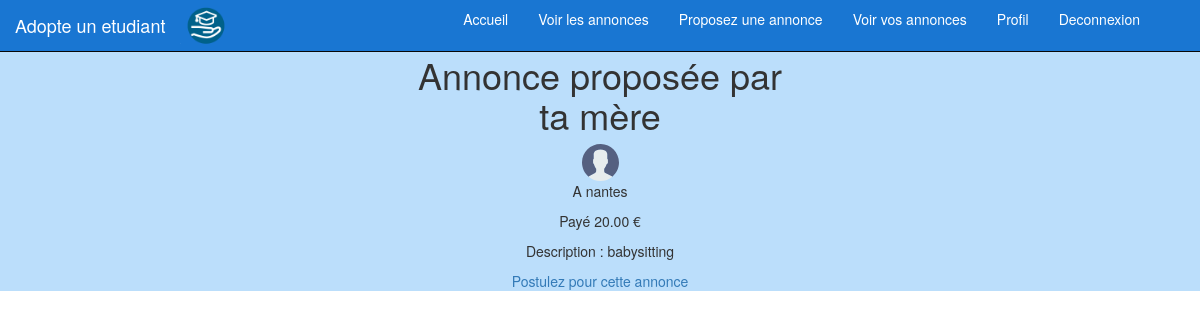
The app's page /annonce/5, older data.
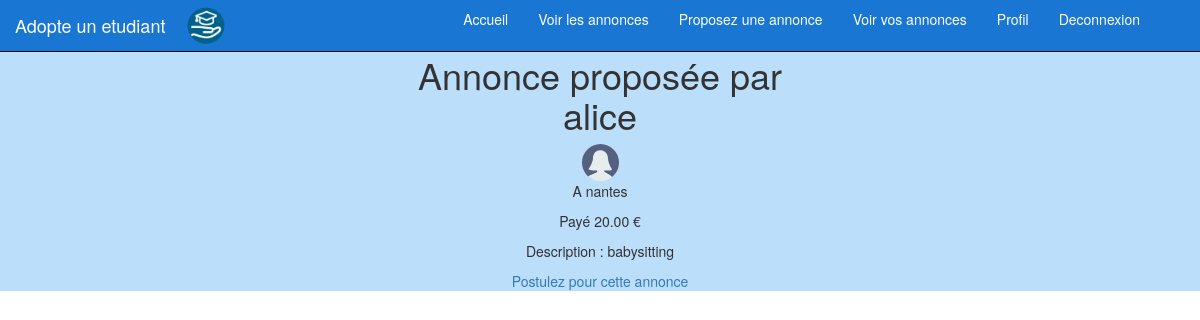
The same page, newer data.
### profils/models.py (models this page shows, shortened)
class Annonce (models.Model) :
	titre = models.CharField(max_length=200)
	annonce = models.TextField(null=False)
	date = models.DateTimeField(auto_now_add=True, auto_now=False, verbose_name = "Date de dépôt")
	prix = models.DecimalField(max_digits=5,decimal_places=2)
	annonceur = models.CharField(max_length=100)
	etudiant = models.CharField(max_length=100, blank=True) # blank permet de rendre ce champs optionnel
	lieux = models.CharField(max_length=50)
	distance_max = models.IntegerField()
	numero = models.IntegerField()
	etat = models.CharField(max_length=10)
	postulant = models.CharField(max_length=100, null=True)
	message_postulant = models.TextField(max_length=1000,null=True)

class Profil(models.Model):
    user = models.OneToOneField(User)
    age = models.IntegerField()
    photo = models.ImageField(upload_to="photos/")
    is_student = models.BooleanField()
    ecole = models.CharField(null=True, max_length=100)
    description = models.TextField(null=True)
    sexe = models.CharField(max_length=10)

### profils/views.py (the view)
# urls.py: url(r'^annonce/(?P<numero>\d+$)',views.annonce, name= 'lire_annonce'),
def annonce(request,numero):
    pseudo = request.user.username
    annonce = Annonce.objects.get(numero=numero)
    user_annonceur = User.objects.get(username=annonce.annonceur)
    profil_annonceur = Profil.objects.get(user=user_annonceur)
    if annonce.etat != "a_faire":
        if ((pseudo==annonce.annonceur) or (pseudo==annonce.postulant) or (pseudo==annonce.etudiant)):
            Bool = annonce.distance_max != 0
            return render(request,'profils/annonce.html',locals())
        else:
            raise Http404
    Bool = annonce.distance_max != 0
    return render(request,'profils/annonce.html',locals())

### profils/templates/profils/annonce.html (shortened to what this page needs)
<!DOCTYPE html>
<html lang="fr">
<head>
    {% load static %}
    <link rel="stylesheet" href="{% static 'style.css' %}" >
    <link rel="stylesheet" href="{% static 'css/bootstrap.css' %}">
</head>
<body>
<div class="container-fluid">
<div class="row">
<nav class="navbar navbar-inverse navbar-fixed-top" style="background-color: #1976D2">
  <div class="container" style="display:inline-block">
    <div id="navbar" style="display: inline-block;">
        <img src="{% static 'img/logo.png' %}" alt="mon image" width="10%" height="10%">
    </div>
    <div class="navbar-header" >
      <a class="navbar-brand" href="#" style="color :#FFFFFF">Adopte un etudiant</a>
    </div>
    <div id="navbar" class="collapse navbar-collapse" >
      <ul class="nav navbar-nav" style="float:right; margin : -5% 0 0 0" >
        <li class="active" ><a href="/" style="background-color: #1976D2">Accueil</a></li>
        <li><a href="/annonces" style="color:#FFFFFF">Voir les annonces</a></li>
        <li><a href="/proposer_annonce" style="color :#FFFFFF"> Proposez une annonce </a></li>
        <li><a href="/voir_annonces_perso/a_faire" style="color:#FFFFFF"> Voir vos annonces</a></li>
        <li><a href="/profil" style="color:#FFFFFF"> Profil</a></li>
        <li><a href="/deconnexion" style="color:#FFFFFF"> Deconnexion </a></li>
      </ul>
    </div>
  </div>
</nav>
</div>
<div class="row" style="background-color: #BBDEFB;margin-top: 3%">
		<div class="col-lg-4 col-lg-offset-4" style="text-align: center">
		<h1 >
		Annonce proposée par {{annonce.annonceur}}  </h1>
		<img src="{{profil_annonceur.photo.url }}" width="10%" heigth="10%"/>
		<div class="row">
		<p> A {{ annonce.lieux}} </p>
		<p> Payé {{annonce.prix}} €</p>
		<p>	Description : {{annonce.annonce}} </p>
		<a href="{% url "postuler_annonce" numero%}">Postulez pour cette annonce</a>
		</div>
		</div>
	</div>
</div>
</body>
</html>

Row changes from the older to the newer data that the page shows:
changed Annonce "nantes": annonceur "ta mère" → "alice"
changed Profil: photo: a different picture
